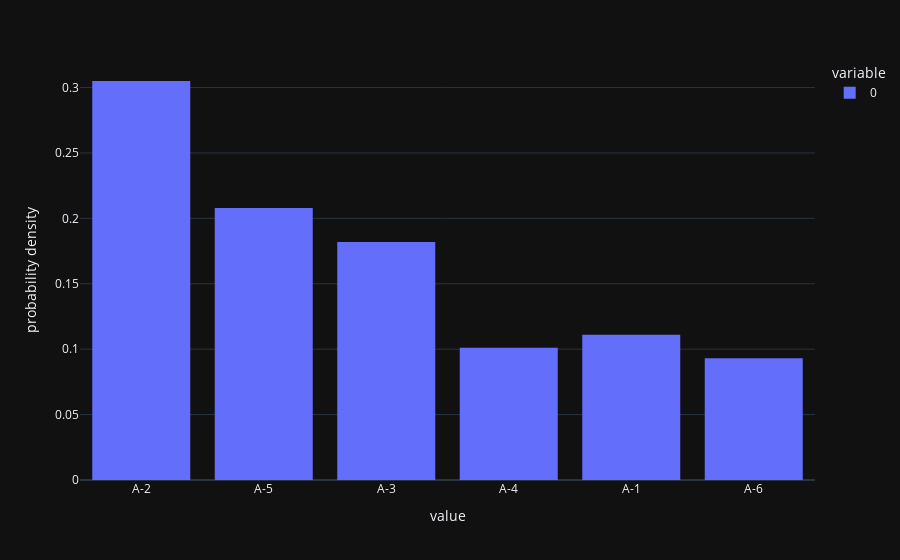

The cell this chart's notebook holds for it:
### Markdown cell above
## 1° Construction de nos objets

### Code cell
class walkerTable():
    def __init__(self, distribution : (float), distribution_values : tuple):
        """construction de la table de walker.
        Distribution est un tuple qui contient notre distribution de probablité.
        Distribution_values est un tuple qui contient les valeurs associées a notre distribution de probablité."""

        assert len(distribution) == len(distribution_values), "Tuples de tailles differentes. \n" + str(len(distribution)) + "x" + str(len(distribution_values)) #verification d'usage. Il doit y avoir autant de valeurs que le cardinal de notre distribution.
        self.distribution_values = distribution_values
        self.distribution = distribution
        self.n = len(self.distribution)
        #dictionnaire de distributions. 
        self.dt_01 = dict(zip([i for i in range(self.n)],
                             [
                                 [self.distribution_values[k],
                              self.distribution[k]] for k in range(self.n)]
                             )
                         )
        #dictionnaire des distributions compilées.
        self.dt_02 = dict(zip([i for i in range(self.n)],
                             [
                                 [] for k in range(self.n)]
                             )
                         )
        H = [] #Cela doit etre une liste temporaire. Liste des distribution superieures a la moyenne.
        L = [] #Cela doit etre une liste temporaire. Liste des distribution inferieures a la moyenne.
        for k in range(self.n):
            var = self.distribution[k]*self.n
            if var < 1:
                L.append(k)
            elif var > 1:
                H.append(k)
        #Listes H et L remplies.
        while (H != []) and (L != []):
            up = H[0] #indice de la premiere distribution superieure a la moyenne.
            low = L[0] #indice de la premiere distribution superieure a la moyenne.
            self.dt_01[up][1] = self.dt_01[up][1] - (1/self.n - self.dt_01[low][1])
            self.dt_02[low].append(self.dt_01[up][0]) #on rajoute la valeur de la distribution compilée
            self.dt_02[low].append((1/self.n - self.dt_01[low][1])) #on rajoute sa probabilité
            L.pop(0) #La sortie de low de la liste L est certaine, mais celle de up ne l'est pas.
            if (self.dt_01[up][1]*self.n < 1):
                L.append(up)
                H.pop(0)
            elif (self.dt_01[up][1]*self.n == 1):
                H.pop(0)
            pass
    def __repr__(self):
        return "[Table de Walker] : \n" + "|" + "|".join([elt[0] + " : " + str(elt[1] + 0.0000000001)[:4] for elt in self.dt_01.values()]) + "|" + "\n" + "|" + "|".join([self.dt_02[key][0] + " : " + str(self.dt_02[key][1] + 0.0000000001)[:4] if self.dt_02[key] != [] else " "*(7 + len(self.dt_01[key][0])) for key in self.dt_02.keys()]) + "|" 
    def __str__(self):
        return "[Table de Walker] : \n" + "|" + "|".join([elt[0] + " : " + str(elt[1] + 0.0000000001)[:4] for elt in self.dt_01.values()]) + "|" + "\n" + "|" + "|".join([self.dt_02[key][0] + " : " + str(self.dt_02[key][1] + 0.0000000001)[:4] if self.dt_02[key] != [] else " "*(7 + len(self.dt_01[key][0])) for key in self.dt_02.keys()]) + "|"
    def run(self):
        """Simulation de la distribution de probabilité a support fini"""
        U = rd.random() #Loi uniforme sur [0,1]
        var = int(U*self.n) #Partie entiere d'une loi uniforme sur [|0,n-1|]
        #Loi de bernoulli
        if (self.dt_02[var] == []) or ((U*self.n - var) <= self.dt_01[var][1]*self.n):
            return self.dt_01[var][0]
        else:
            return self.dt_02[var][0]
    def empiricLikelihood(self, n=1000):
        """Affiche l'histogramme de notre distribution pour n simmulation"""
        assert n != 0, "distribution non spécifiée"
        fig = px.histogram([self.run() for k in range(n)], histnorm='probability density', template="plotly_dark")
        fig.show()
test = walkerTable((0.1,0.3,0.2,0.1,0.2,0.1),("A-1","A-2","A-3","A-4","A-5","A-6"))
print(test)
test.empiricLikelihood()

### Figure 1 — Plotly figure (JSON) as saved in the notebook; plotly's stock layout.template omitted (floating-point values rounded to 4 significant figures; data arrays with more than 128 entries replaced by an {"elided": "..."} marker saying what was removed)
{"data": [{"bingroup": "x", "histnorm": "probability density", "hovertemplate": "variable=0<br>value=%{x}<br>probability density=%{y}<extra></extra>", "legendgroup": "0", "marker": {"color": "#636efa", "pattern": {"shape": ""}}, "name": "0", "orientation": "v", "showlegend": true, "type": "histogram", "x": {"elided": "1000 str values"}, "xaxis": "x", "yaxis": "y"}], "layout": {"barmode": "relative", "legend": {"title": {"text": "variable"}, "tracegroupgap": 0}, "margin": {"t": 60}, "xaxis": {"anchor": "y", "domain": [0, 1], "title": {"text": "value"}}, "yaxis": {"anchor": "x", "domain": [0, 1], "title": {"text": "probability density"}}}}
